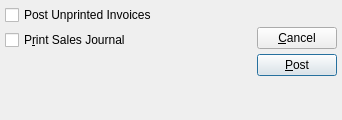
<?xml version="1.0" encoding="UTF-8"?>
<ui version="4.0">
 <comment>This file is part of the xTuple ERP: PostBooks Edition, a free and
open source Enterprise Resource Planning software suite,
Copyright (c) 1999-2011 by OpenMFG LLC, d/b/a xTuple.
It is licensed to you under the Common Public Attribution License
version 1.0, the full text of which (including xTuple-specific Exhibits)
is available at www.xtuple.com/CPAL.  By using this software, you agree
to be bound by its terms.</comment>
 <class>postInvoices</class>
 <widget class="QDialog" name="postInvoices">
  <property name="geometry">
   <rect>
    <x>0</x>
    <y>0</y>
    <width>342</width>
    <height>120</height>
   </rect>
  </property>
  <property name="windowTitle">
   <string>Post Invoices</string>
  </property>
  <layout class="QHBoxLayout">
   <item>
    <layout class="QVBoxLayout">
     <property name="spacing">
      <number>0</number>
     </property>
     <item>
      <layout class="QVBoxLayout">
       <item>
        <layout class="QHBoxLayout">
         <property name="spacing">
          <number>0</number>
         </property>
         <item>
          <widget class="XCheckBox" name="_postUnprinted">
           <property name="text">
            <string>Post Unprinted Invoices</string>
           </property>
          </widget>
         </item>
         <item>
          <spacer>
           <property name="orientation">
            <enum>Qt::Horizontal</enum>
           </property>
           <property name="sizeType">
            <enum>QSizePolicy::Expanding</enum>
           </property>
           <property name="sizeHint" stdset="0">
            <size>
             <width>0</width>
             <height>10</height>
            </size>
           </property>
          </spacer>
         </item>
        </layout>
       </item>
       <item>
        <layout class="QHBoxLayout">
         <item>
          <widget class="XCheckBox" name="_printJournal">
           <property name="text">
            <string>P&amp;rint Sales Journal</string>
           </property>
          </widget>
         </item>
         <item>
          <spacer>
           <property name="orientation">
            <enum>Qt::Horizontal</enum>
           </property>
           <property name="sizeType">
            <enum>QSizePolicy::Expanding</enum>
           </property>
           <property name="sizeHint" stdset="0">
            <size>
             <width>0</width>
             <height>10</height>
            </size>
           </property>
          </spacer>
         </item>
        </layout>
       </item>
      </layout>
     </item>
     <item>
      <spacer>
       <property name="orientation">
        <enum>Qt::Vertical</enum>
       </property>
       <property name="sizeType">
        <enum>QSizePolicy::Expanding</enum>
       </property>
       <property name="sizeHint" stdset="0">
        <size>
         <width>20</width>
         <height>51</height>
        </size>
       </property>
      </spacer>
     </item>
    </layout>
   </item>
   <item>
    <layout class="QVBoxLayout">
     <item>
      <layout class="QVBoxLayout">
       <item>
        <widget class="QPushButton" name="_close">
         <property name="text">
          <string>&amp;Cancel</string>
         </property>
        </widget>
       </item>
       <item>
        <widget class="QPushButton" name="_post">
         <property name="text">
          <string>&amp;Post</string>
         </property>
         <property name="default">
          <bool>true</bool>
         </property>
        </widget>
       </item>
      </layout>
     </item>
     <item>
      <spacer>
       <property name="orientation">
        <enum>Qt::Vertical</enum>
       </property>
       <property name="sizeType">
        <enum>QSizePolicy::Preferred</enum>
       </property>
       <property name="sizeHint" stdset="0">
        <size>
         <width>20</width>
         <height>16</height>
        </size>
       </property>
      </spacer>
     </item>
    </layout>
   </item>
  </layout>
 </widget>
 <layoutdefault spacing="5" margin="5"/>
 <pixmapfunction>qPixmapFromMimeSource</pixmapfunction>
 <customwidgets>
  <customwidget>
   <class>XCheckBox</class>
   <extends>QCheckBox</extends>
   <header>xcheckbox.h</header>
  </customwidget>
 </customwidgets>
 <tabstops>
  <tabstop>_postUnprinted</tabstop>
  <tabstop>_printJournal</tabstop>
  <tabstop>_post</tabstop>
  <tabstop>_close</tabstop>
 </tabstops>
 <resources/>
 <connections>
  <connection>
   <sender>_close</sender>
   <signal>clicked()</signal>
   <receiver>postInvoices</receiver>
   <slot>close()</slot>
   <hints>
    <hint type="sourcelabel">
     <x>20</x>
     <y>20</y>
    </hint>
    <hint type="destinationlabel">
     <x>20</x>
     <y>20</y>
    </hint>
   </hints>
  </connection>
 </connections>
</ui>
